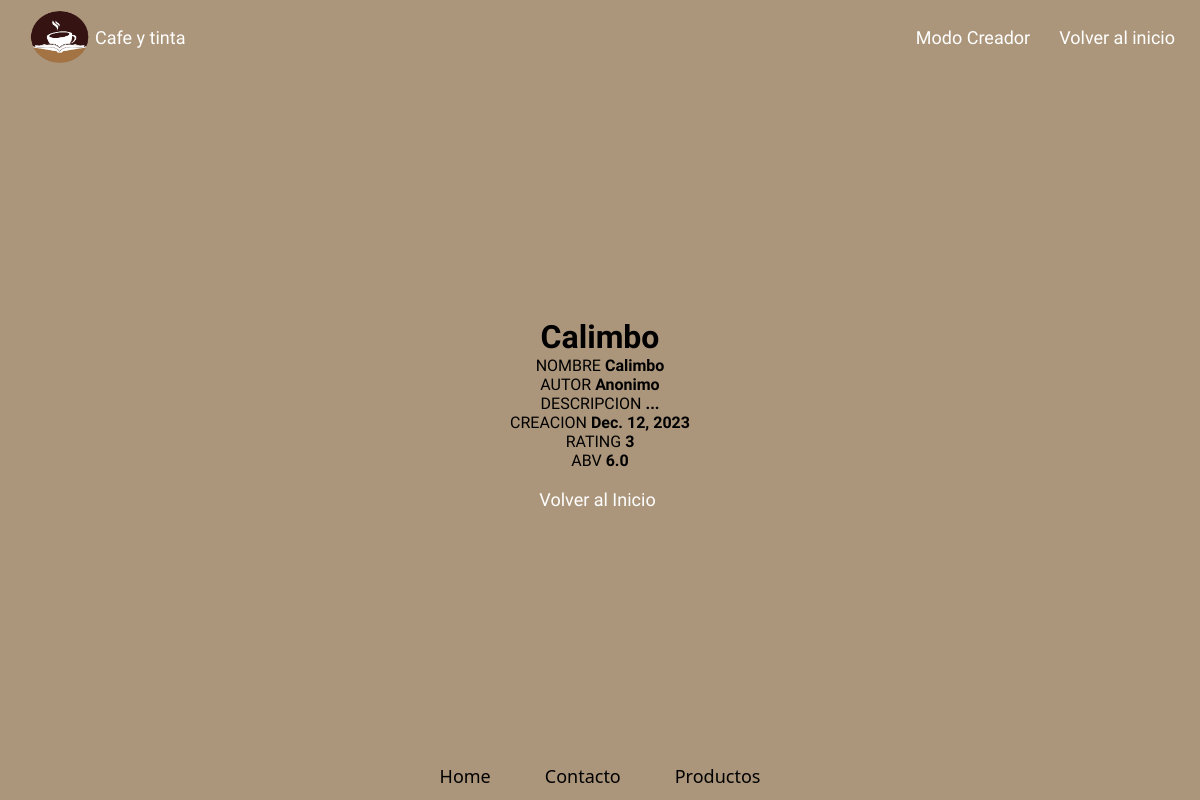
The page /Creador/2/detail/ on the database its author committed.
### creador_app/models.py (models this page shows, shortened)
class Creador(Model):
    nombre  =  models.CharField(max_length=400, null = False)
    autor  =  models.CharField(max_length=40, default="Anonimo")
    descripcion  =  models.CharField(max_length=1000)
    creacion = models.DateField(max_length=150,auto_now=True)
    rating  = models.PositiveSmallIntegerField(blank=False,null=False)
    abv     = models.FloatField(blank=True, null=True)
    class Meta:
        db_table = "creador_meta"
    def get_fields(self):
        return [
            (field.verbose_name, field.value_from_object(self))
            for field in self.__class__._meta.fields[1:]
        ]

### creador_app/views.py (the view)
# urls.py: path("<int:pk>/detail/", CreadorDetailView.as_view(), name="detail"),
class CreadorDetailView(CreadorBaseView,DetailView):
    template_name = "Creador_detail.html"

### creador_app/templates/Creador_detail.html (shortened to what this page needs)
{% load static %}
{% block content %}
<main>
  <!DOCTYPE html>
<html lang="en">
<head>
  <link rel="stylesheet" href="{% static './css/style1.css' %}" />
</head>
<body>
  <header>
    <div class="logo">
      <img class="img" src="{% static './Assets/img/Logo 2.png' %}" width="60" height="54" alt="">
      <h1 class="slogan">Cafe y tinta</h1>
    </div>
    <nav role="search">
      <a class="link" href="{% url 'creador:all' %}">Modo Creador</a>
      <a class="link" href="{% url 'index' %}">Volver al inicio</a>
    </nav>
  </header>
<body>
<main class="Body_Create">
  <div>
    <h1>{{creador.nombre}}</h1>
    {% for label, value in creador.get_fields %}
    <div>
      <span>{{label | upper}}</span>
      <span> <b> {{value}} </b></span>
    </div>
    {% endfor %}
    <br>
    <a class= "link" href="{% url 'creador:all' %}">Volver al Inicio</a>
  </div>
</main>
<footer>
  <nav role="search">
    <a class="link" href="">Home</a>
    <a class="link" href="">Contacto</a>
    <a class="link" href="">Productos</a>
  </nav>
</footer>
{% endblock %}

### static/Css/style1.css (style rules this page uses)
* { font-family:'Special Elite'; padding: 0; margin: 0; box-sizing: border-box; }
a { text-decoration: none; color: white; }
header { background-image: url(https://us.123rf.com/450wm/gangiskhan/gangiskhan1604/gangiskhan160400477/55388217-libros-de-la-vendimia-en-el-fondo-de-la-biblioteca.jpg?ver=6); min-height: 70px; width: 100vw; display: flex; justify-content: space-between; align-items: center; padding: 10px; }
.logo { display: flex; align-items: center; }
.img { border-radius: 50%; margin-left: 20px; cursor: pointer; }
.slogan { font-size: large; font-weight: 100; margin-left: 5px; color:white; }
.link { text-decoration: none; font-size: large; font-weight: 200; color: rgb(255, 255, 255); background-image: url(https://plus.unsplash.com/premium_photo-1675695700239-44153e6bf430?ixlib=rb-4.0.3&ixid=M3wxMjA3fDB8MHxzZWFyY2h8MXx8dGV4dHVyYSUyMGRlJTIwcGFwZWx8ZW58MHx8MHx8fDA%3D&w=1000&q=80); padding: 10px; margin-right: 5px; transition: .5s ease; border-radius: 10px; }
main { text-align: center; background-color: rgb(172, 150, 123); }
.Body_Create { height: 85vh; display: flex; align-items: center; justify-content: center; flex-direction: column; }

### rows shown on the page
Creador: nombre "Calimbo", get_fields "Calimbo" "Anonimo" "..." "Dec. 12, 2023" "6.0"

### other values the page prints
{{ label | upper }} "NOMBRE" "AUTOR" "DESCRIPCION" "CREACION" "RATING" "ABV"
{{ value }} "3"
